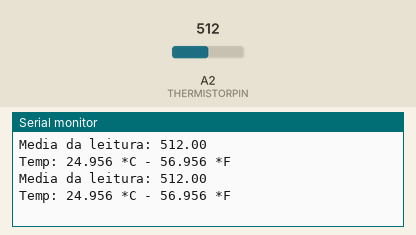
Recording of a sketch running on a simulated Arduino Uno, built with avr-gcc and run on an emulated ATmega328P. On the bench: the last lines printed to the serial monitor. The inputs (shaded band) are chosen by the test bench; at power-on: A2 (THERMISTORPIN) = 512.

Above: at 1.2 s.
1.3 s: A2 (THERMISTORPIN) set to 716
At 2.6 s:
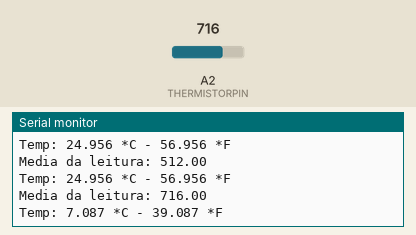
4.3 s: A2 (THERMISTORPIN) set to 900
At 5.1 s:
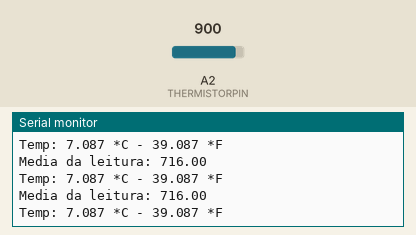
Timing chart, 0 to 7.3 s (numbered marks = the images above; inputs shaded):
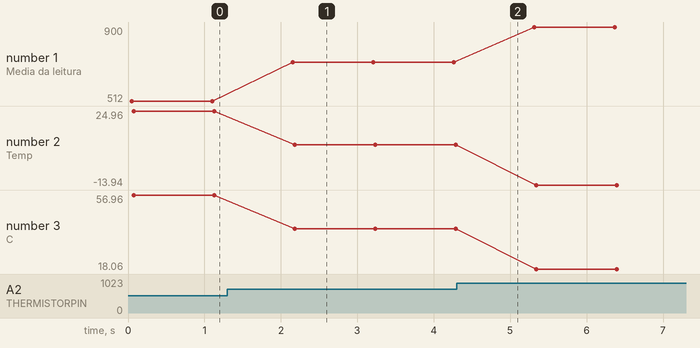

The sketch:

exp03_termistor.ino
```cpp
/************************************************************************************
* IMBRAX - INDUSTRIA MECATRONICA BRASILEIRA
* Nome: exp03_termistor
* Descricao: Faz a leitura do sensor de temperatura - termistor e exibe o resultado
* pela porta Serial.
*
* Escrito por: Diego W. Antunes <diego@imbrax.com.br> usando como base o codigo da
* http://www.ladyada.net/learn/sensors/thermistor.html da Ladyada.
* Data: 01/10/2011
*************************************************************************************/

/************************************************************************************
* Constantes utilizadas no programa
************************************************************************************/
#define THERMISTORPIN A2          // Pino do uC ligado no sensor
#define THERMISTORNOMINAL 10000   // Resistencia do  termistor a 25 graus
#define TEMPERATURENOMINAL 25     // Temp. nominal
#define NUMAMOSTRAS 5              // Numero de amostras
#define BCOEFFICIENT 3950         // Coeficiente beta
#define SERIESRESISTOR 10000      // Resistor em serie com o termistor

/************************************************************************************
* Variaveis
************************************************************************************/
int val = 10;
int amostras[NUMAMOSTRAS];

/************************************************************************************
* Funcao: setup
* Descricao: Faz a configuracao e inicializacao de algumas variaveis importantes
* Notas:
************************************************************************************/
void setup()
{
  // Configura a porta serial
  Serial.begin(9600);
}

/************************************************************************************
* Funcao: loop
* Descricao: Loop principal onde o microcontrolador deve passar a maior parte do tempo
* Notas:
************************************************************************************/
void loop()
{
  float media;

  // Faz a leitura de X amostras para posterior calculo
  for (int i = 0; i < NUMAMOSTRAS; i++) {
    amostras[i] = analogRead(THERMISTORPIN);
    delay(10);
  }

  // Calcula a media
  media = 0;
  for (int i = 0; i < NUMAMOSTRAS; i++) {
    media += amostras[i];
  }
  media /= NUMAMOSTRAS;

  Serial.print("Media da leitura: ");
  Serial.println(media);

  // convert the value to resistance
  media = 1023 / media - 1;
  media = SERIESRESISTOR / media;

  float steinhart;
  steinhart = media / THERMISTORNOMINAL;     // (R/Ro)
  steinhart = log(steinhart);                  // ln(R/Ro)
  steinhart /= BCOEFFICIENT;                   // 1/B * ln(R/Ro)
  steinhart += 1.0 / (TEMPERATURENOMINAL + 273.15); // + (1/To)
  steinhart = 1.0 / steinhart;                 // Invert
  steinhart -= 273.15;                         // convert to C

  // Exibe a temperatura em C e F
  Serial.print("Temp: ");
  Serial.print(steinhart, 3);
  Serial.print(" *C - ");
  steinhart = (steinhart * (9/5)) + 32;
  Serial.print(steinhart, 3);
  Serial.println(" *F");

  delay(1000);
}
```

Measured:
- after the input at 1.3 s, the serial monitor: prints a new line after 0.86 s (image 1)
- plotted number 1: 512 → 716 after the input at 1.3 s, 716 → 900 after the input at 4.3 s
- plotted number 2: 24.96 → 7.09 after the input at 1.3 s, 7.09 → -13.94 after the input at 4.3 s
- plotted number 3: 56.96 → 39.09 after the input at 1.3 s, 39.09 → 18.06 after the input at 4.3 s
